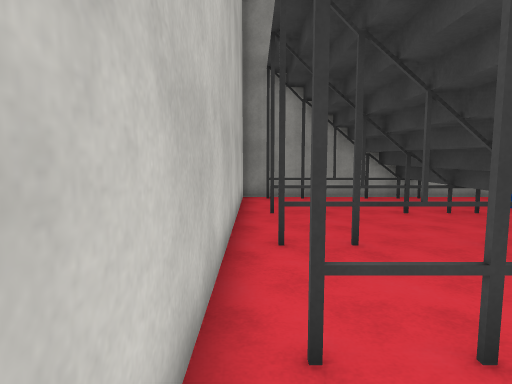
[1] (above)

20 first-person views from a walk through a Unity game level. The camera is 1.5 m above the floor, tilts 6° down and sees 75° across. The floor is counted in squares, 1 m on a side. Each view is taken from the middle of a square. On the plan, view 1 faces up. The plan holds only what a view shows up to about 15 squares ahead; the rest is blank. The place goes on beyond the plan. The player character is not drawn. Surface patterns are stand-ins for the level's own textures.

[2]
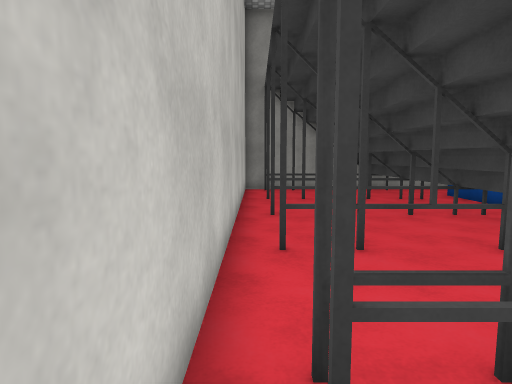

[3]
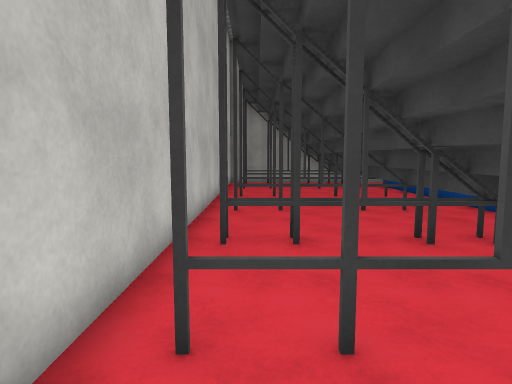

[4]
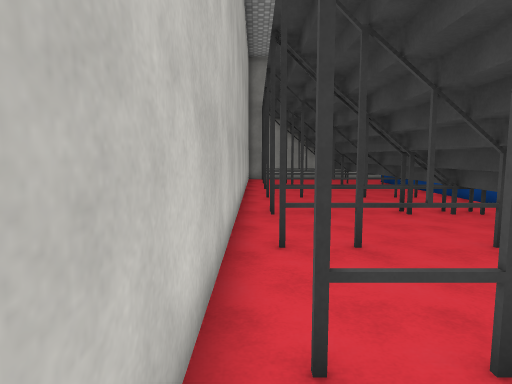

[5]
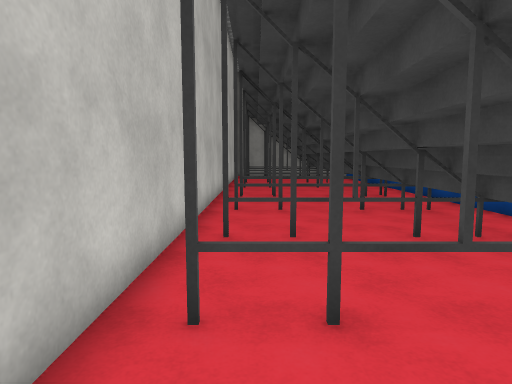

[6]
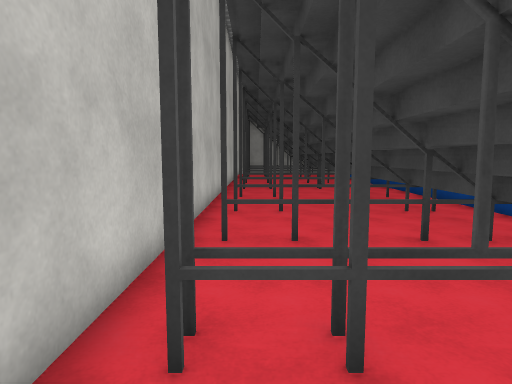

[7]
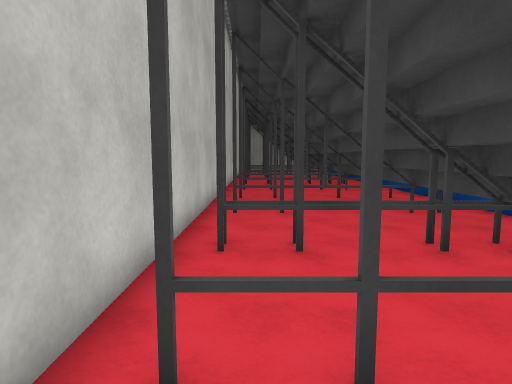

[8]
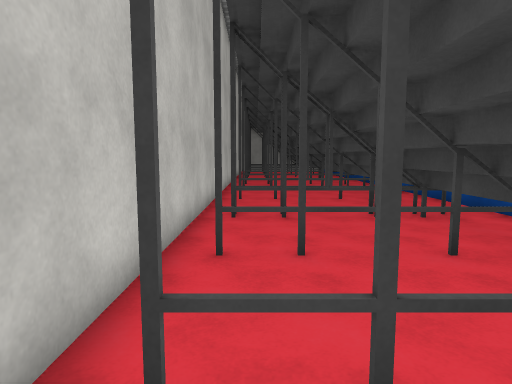

[9]
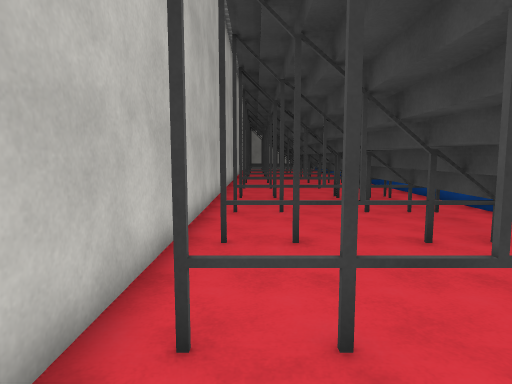

[10]
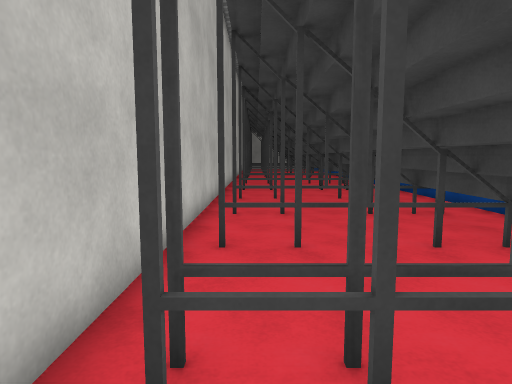

[11]
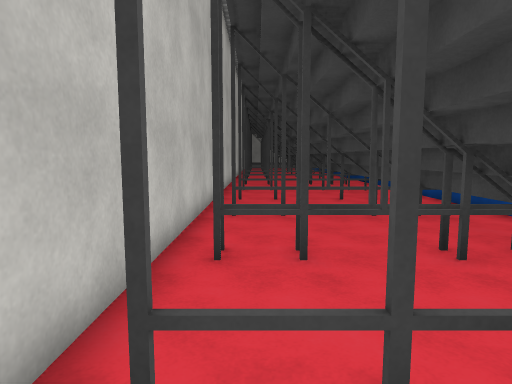

[12]
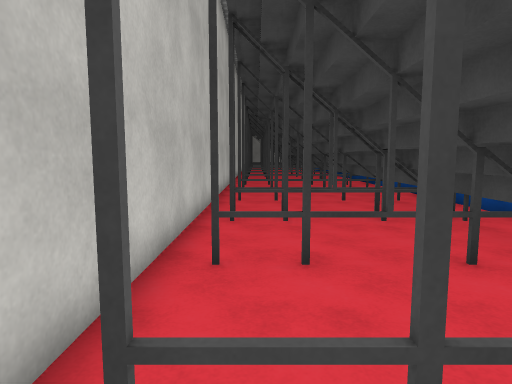

[13]
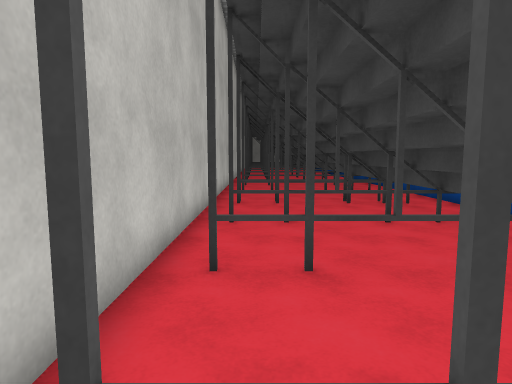

[14]
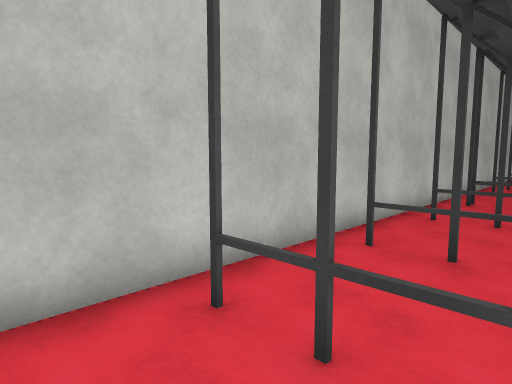

[15]
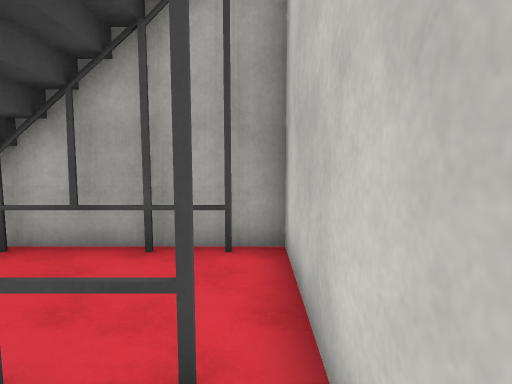

[16]
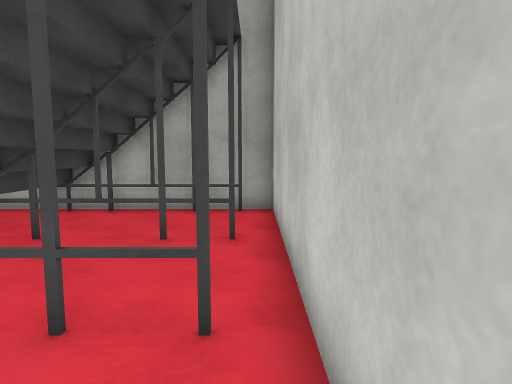

[17]
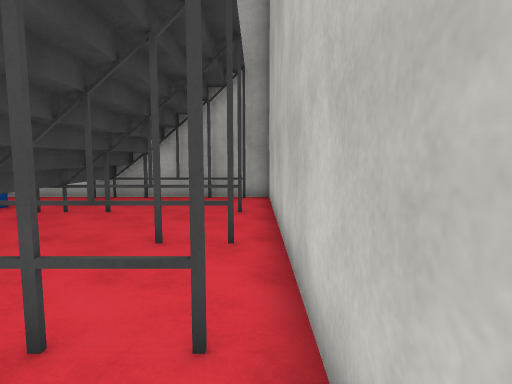

[18]
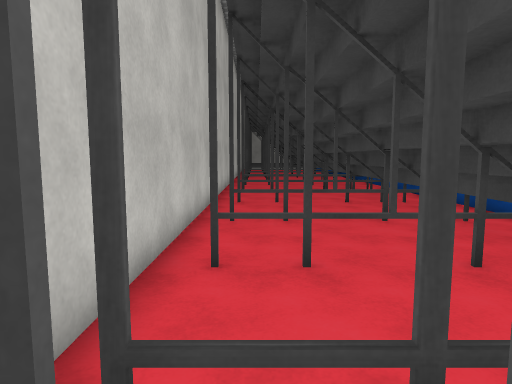

[19]
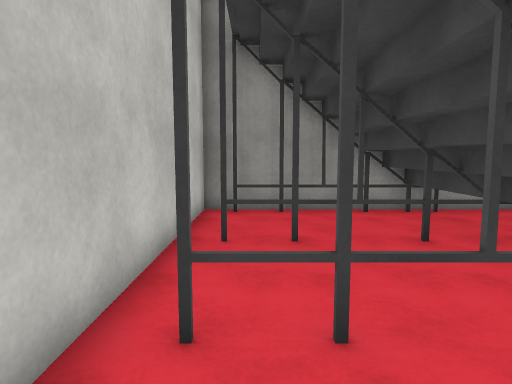

[20]
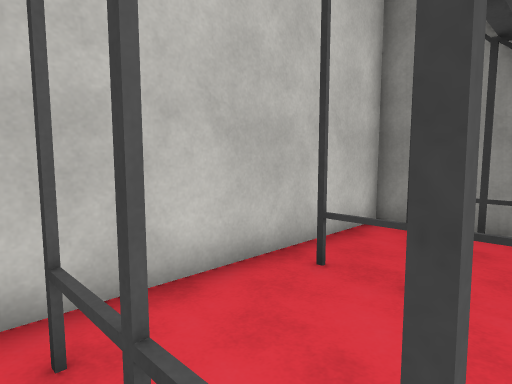

### Floor plan
Key: @ floor where view 1 was taken; # wall or solid block; . floor; = window, fence, low wall or low ledge; T thing the floor can be seen under or through.
Columns run from 1 left of view 1 to 4 right of it. Each row starts with its distance up from view 1.
 13 ###
 12 #.####
 11 #....#
 10 #....#
  9 #.=TT#
  8 #....#
  7 #....#
  6 #.=TT#
  5 #....#
  4 #....#
  3 #....T
  2 #.=TT#
  1 #....#
  0 #@...#
 -1 #.=TT#
 -2 #....#
 -3 #....#
 -4 #....#
 -5 #.=TT#
 -6 #....#
 -7 #....#
 -8 #.=TT#
 -9 #....#
-10 #....#
-11 #.=TT#
-12 #....#
-13 #....#
-14 #....#
-15 #.=TTT
-16 #....#
-17 #....#
-18 #.=TT#
-19 #....#
-20 #....#
-21 #.=TT#
-22 #....#
-23 #....#
-24 #....T
-25 #.=TTT
-26 #....T
-27 #....T
-28 #.=TTT
-29 #....T
-30 #....T
-31 #.=TTT
-32 #....T
-33 #....T
-34 #....T
-35 #.=TTT
-36 #....#
-37 #....#
-38 #.=TTT
-39 #....#
-40 #....#
-41 #.=###
-42 ######

Where each view was taken, in squares from view 1:
view 1: 0 up, 0 right, facing up
view 2: 3 down, 0 right, facing up
view 3: 7 down, 1 right, facing up
view 4: 10 down, 0 right, facing up
view 5: 14 down, 1 right, facing up
view 6: 17 down, 1 right, facing up
view 7: 20 down, 1 right, facing up
view 8: 23 down, 1 right, facing up
view 9: 27 down, 1 right, facing up
view 10: 30 down, 1 right, facing up
view 11: 33 down, 1 right, facing up
view 12: 36 down, 1 right, facing up
view 13: 39 down, 1 right, facing up
view 14: 40 down, 3 right, facing up-left
view 15: 36 down, 0 right, facing down
view 16: 32 down, 0 right, facing down
view 17: 29 down, 0 right, facing down
view 18: 29 down, 1 right, facing up
view 19: 3 up, 1 right, facing up
view 20: 5 up, 3 right, facing up-left
